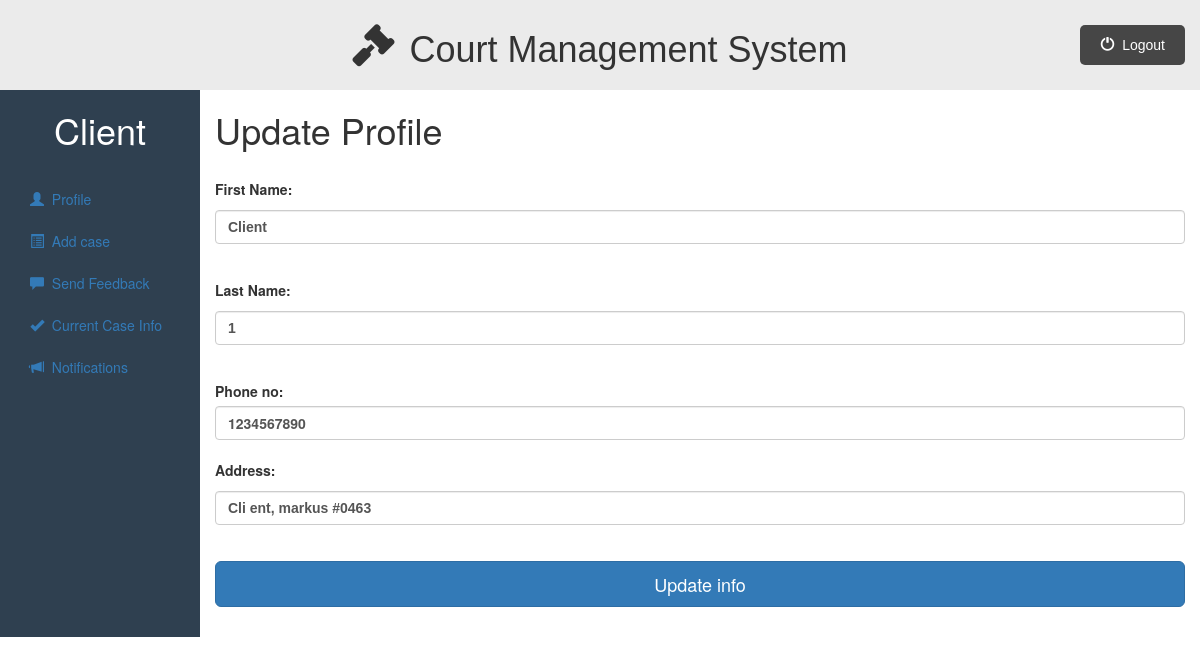
/client_dashboard.php?q=updateinfo (signed in), run on the app's committed database.
### tables this page shows
CREATE TABLE `client` (
  `client_id` int(11) NOT NULL,
  `client_first_name` varchar(50) NOT NULL,
  `client_last_name` varchar(50) NOT NULL,
  `client_email` varchar(50) NOT NULL,
  `client_password` varchar(200) NOT NULL,
  `phone_no` int(11) DEFAULT NULL,
  `address` varchar(100) DEFAULT NULL
);

### client/updateinfo.php (the view, shortened to what this page needs)
<?php
require_once("includes/db.php");
?>
<div class="container-fluid">
    <div class="row">
        <div class="col-sm-2">
            <h1><?php echo htmlspecialchars($_SESSION["client_name"] ?? ""); ?></h1>
            <br>
            <ul id="side_menu" class="nav nav-pills nav-stacked">
                <li><a href="client_dashboard.php"><span class="glyphicon glyphicon-user"></span>&nbsp; Profile</a></li>
                <li><a href="client_dashboard.php?q=addcase"><span class="glyphicon glyphicon-list-alt"></span>&nbsp;
                        Add case</a></li>
                <li><a href="client_dashboard.php?q=sendfeedback"><span
                            class="glyphicon glyphicon-comment"></span>&nbsp; Send Feedback</a></li>
                <li><a href="client_dashboard.php?q=currentcase"><span class="glyphicon glyphicon-ok"></span>&nbsp;
                        Current Case Info</a></li>
                <li><a href="client_dashboard.php?q=notifications"><span
                            class="glyphicon glyphicon-bullhorn"></span>&nbsp; Notifications</a></li>
            </ul>
        </div>
        <div class="col-sm-10" style="font-weight: bold; padding-bottom: 30px;">
            <?php
            if ($con && isset($_SESSION['client_id'])) {
                $stmt = $con->prepare("
                    SELECT client_first_name, client_last_name, client_email, phone_no, address
                    FROM client WHERE client_id = ?
                ");
                $cid = (int) $_SESSION['client_id'];
                $stmt->bind_param('i', $cid);
                $stmt->execute();
                $stmt->store_result();
                $stmt->bind_result($cfn, $cln, $ce, $cph, $ca);
                if ($stmt->fetch()) {
                    echo "
                        <h1>Update Profile</h1><br>
                        <form action='client_dashboard.php?q=updateinfo' method='post'>
                            <label for='fname'>First Name:</label>
                            <input type='text' class='form-control' value='" . htmlspecialchars($cfn) . "'
                                placeholder='First name' name='fname' required><br>
                            <label for='lname'>Last Name:</label>
                            <input type='text' class='form-control' value='" . htmlspecialchars($cln) . "'
                                placeholder='Last name' name='lname' required><br>
                            <label for='phone'>Phone no:</label>
                            <input type='number' class='form-control' value='" . htmlspecialchars($cph) . "'
                                placeholder='Phone no' name='phone_no'><br>
                            <label for='add'>Address:</label>
                            <input type='text' class='form-control' value='" . htmlspecialchars($ca) . "'
                                placeholder='Address' name='address'><br>
                            <button class='btn btn-primary btn-lg btn-block' type='submit' name='update-info'>
                                Update info
                            </button>
                        </form>
                    ";
                }
            }
            ?>
        </div>
    </div>
</div>

### public/css/style.css (style rules this page uses)
* { padding: 0%; margin: 0%; box-sizing: border-box; }
html { scroll-behavior: smooth; }
ul { list-style-type: none; }
input[type=text], textarea { width: 100%; padding: 12px; border: 1px solid #ccc; border-radius: 4px; box-sizing: border-box; margin-top: 6px; margin-bottom: 16px; font-family: Arial, Helvetica, sans-serif;; resize: vertical; }

### public/css/dashboard.css (style rules this page uses)
.row { background-color: #2f4050; }
.col-sm-10 { background-color: #fff; }
.col-sm-2 h1 { color: #fff; text-align:center; }

### data on the page
client: fname "Client", lname "1", phone_no "1234567890", address "Cli ent, markus #0463"

### other printed values
$_SESSION["client_name"] "Client"
